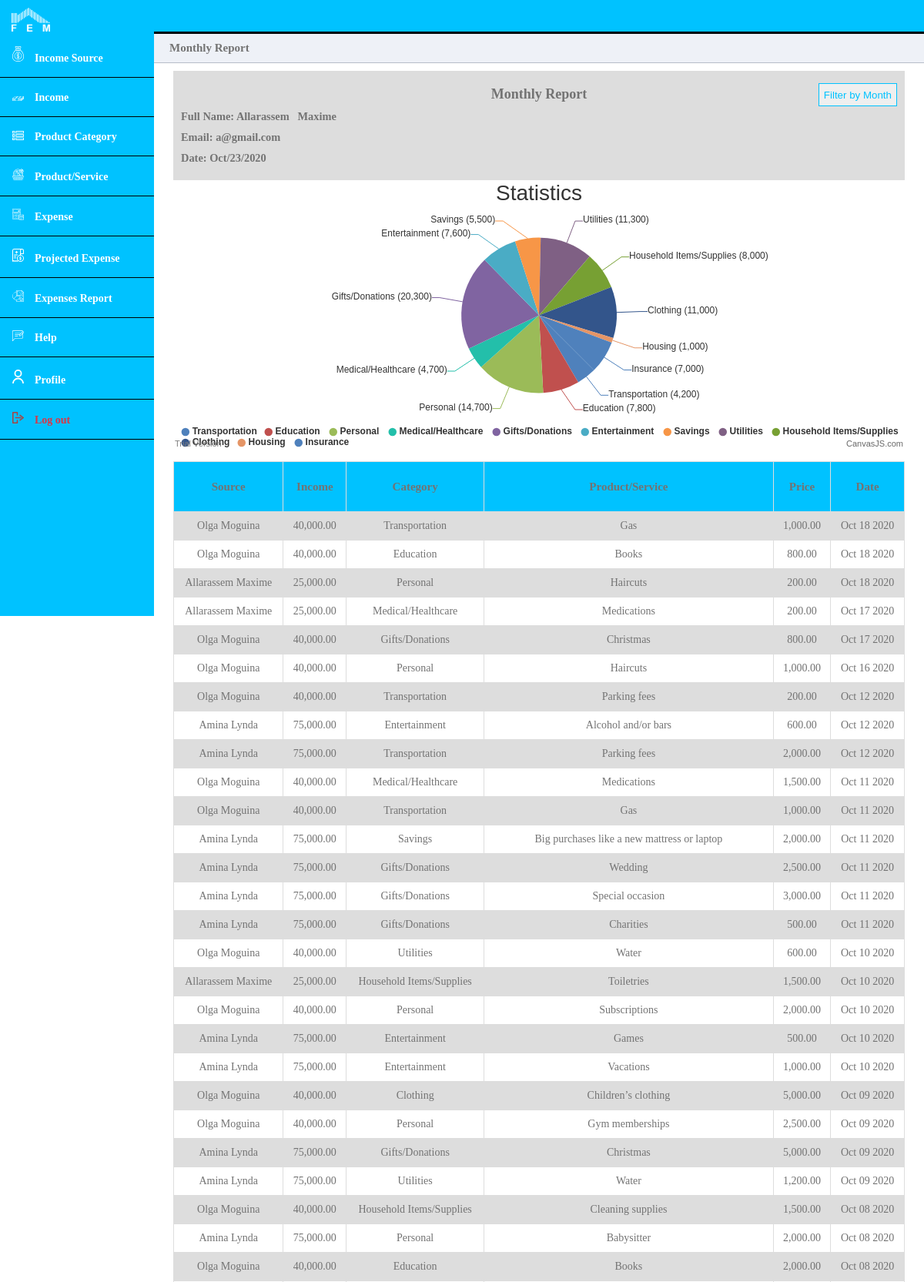
The page /monthly-report.php (signed in, upper part) on the database its author committed.
### tables this page shows
CREATE TABLE `User` (
  `user_id` int(11) NOT NULL,
  `first_name` varchar(50) NOT NULL,
  `last_name` varchar(50) NOT NULL,
  `user_email` varchar(100) NOT NULL,
  `is_admin` tinyint(1) NOT NULL DEFAULT 0,
  `user_password` varchar(200) NOT NULL,
  `created_at` date NOT NULL DEFAULT current_timestamp()
);

CREATE TABLE `Expense` (
  `expense_id` int(11) NOT NULL,
  `user_id` int(11) NOT NULL,
  `product_service_id` int(11) NOT NULL,
  `price` decimal(10,0) NOT NULL,
  `created_at` timestamp NOT NULL DEFAULT current_timestamp(),
  `income_id` int(11) NOT NULL
);

CREATE TABLE `Source` (
  `source_id` int(11) NOT NULL,
  `user_id` int(11) NOT NULL,
  `name` varchar(100) NOT NULL,
  `created_at` timestamp NOT NULL DEFAULT current_timestamp() ON UPDATE current_timestamp()
);

CREATE TABLE `Income` (
  `income_id` int(11) NOT NULL,
  `source_id` int(11) NOT NULL,
  `amount` decimal(10,0) NOT NULL,
  `created_at` timestamp NOT NULL DEFAULT current_timestamp(),
  `user_id` int(11) NOT NULL,
  `remaining_amount` decimal(10,0) NOT NULL
);

CREATE TABLE `ProductServiceCategory` (
  `category_id` int(11) NOT NULL,
  `user_id` int(11) NOT NULL,
  `name` varchar(100) NOT NULL,
  `created_at` timestamp NOT NULL DEFAULT current_timestamp()
);

CREATE TABLE `ProductService` (
  `product_service_id` int(11) NOT NULL,
  `product_service_category_id` int(11) NOT NULL,
  `name` varchar(100) NOT NULL,
  `created_at` timestamp NOT NULL DEFAULT current_timestamp(),
  `user_id` int(11) NOT NULL
);

### monthly-report.php (the view, shortened to what this page needs)
<?php
	require_once('config/db_connection.php');
	$user_id = $_SESSION['user_id'];
	$query   = "SELECT * FROM User WHERE user_id = '$user_id'";
	$results = mysqli_query($con, $query);
	if (mysqli_num_rows($results) == 1) {
		$profile_data = $results->fetch_assoc();
	}
	$the_year   = date("Y");
	$the_month  = date("m");
?>
<!DOCTYPE html>
<html>
	<head>
		<link rel="stylesheet" href="css/dashboard.css">
	</head>
	<body>
		<?php include('header.php'); ?>
		<div class="main-content">
			<div class="title-left" style="font-size: 15px; color: #737373;">
			Monthly Report
			</div>
			<div style="overflow-x:auto;" id="tblCustomers" cellspacing="0" cellpadding="0">
				<div class="report-title">
					<div style="font-size:18px; text-align:center;">Monthly Report</div>
					<div class="report-filter" onclick="shoFilterByMonth()" style="float: right; margin-top: -35px; font-size: 15px;">
						<button style=" color: #00C2FF; height: 30px;  cursor: pointer; border: 1px solid #00C2FF;">Filter by Month</button>
					</div>
					<div>Full Name: <?php echo $profile_data['first_name']; ?>&nbsp;&nbsp; <?php echo $profile_data['last_name']; ?></div>
					<div>Email: <?php echo $profile_data['user_email']; ?></div>
					<div>Date: <?php echo  date("M"); ?>/<?php echo  date("d"); ?>/<?php echo  date("Y"); ?></div>
				</div>
				<div id="chartContainer" style="height: 350px; width: 95%; margin-left: auto; margin-right: auto;"></div>
				<table style="margin-top: 15px;">
					<?php
						$query1 = "SELECT * FROM Expense WHERE user_id = '$user_id' AND YEAR(created_at) = '$the_year' AND MONTH(created_at) = '$the_month' ORDER BY created_at DESC";
						$results = mysqli_query($con, $query1);
						if (mysqli_num_rows($results) > 0) {
							?>
								<tr style="height: 65px; font-size: 15px; color: #737373;">
									<th style="color: #737373;">Source</th>
									<th style="color: #737373;">Income</th>
									<th style="color: #737373;">Category</th>
									<th style="color: #737373;">Product/Service</th>
									<th style="color: #737373;">Price</th>
									<th style="color: #737373;">Date</th>
								</tr>
							<?php
							while($row = $results->fetch_assoc()) {
								$product_service_id = $row['product_service_id'];
								$query   = "SELECT * FROM ProductService WHERE product_service_id = '$product_service_id'";
								$result2 = mysqli_query($con, $query);
								if (mysqli_num_rows($result2) == 1) {
									$product_service_data = $result2->fetch_assoc();
								}
								$product_category_id = $product_service_data['product_service_category_id'];
								$query   = "SELECT * FROM ProductServiceCategory WHERE category_id = '$product_category_id'";
								$result3 = mysqli_query($con, $query);
								if (mysqli_num_rows($result3) == 1) {
									$product_category_data = $result3->fetch_assoc();
								}
								$income_id = $row['income_id'];
								$income_query   = "SELECT * FROM Income WHERE income_id = '$income_id'";
								$income_result  = mysqli_query($con, $income_query);
								if (mysqli_num_rows($income_result) == 1) {
									$income_data = $income_result->fetch_assoc();
								}
								$source_id = $income_data['source_id'];
								$source_query   = "SELECT * FROM Source WHERE source_id = '$source_id'";
								$source_result  = mysqli_query($con, $source_query);
								if (mysqli_num_rows($source_result) == 1) {
									$source_data = $source_result->fetch_assoc();
								}
								?>
									<tr>
										<td><?php echo $source_data['name'] ?></td>
										<td><?php echo number_format($income_data['amount'], 2) ?></td>
										<td><?php echo $product_category_data['name'] ?></td>
										<td><?php echo $product_service_data['name'] ?></td>
										<td><?php echo number_format($row['price'], 2) ?></td>
										<td><?php echo date('M d Y',strtotime($row['created_at'])) ?></td>
									</tr>
								<?php
							}
						} else {
							?>
								<div style="font-size: 15px; color: #737373; margin-top: 50px; text-align: center;">No data</div>
							<?php
						}
					?>
				</table>
			</div>
		</div>
		<br><br><br>
	</body>
</html>

### css/dashboard.css (style rules this page uses)
* { box-sizing: border-box; }
body { margin: 0; padding: 0; }
table { border-collapse: collapse; width: 95%; margin: auto; color: #737373; font-size: 14px; margin-top: 15px; }
td, th { border: 1px solid #dddddd; text-align: left; padding: 10px; text-align: center; }
table tr th { background-color: #00C2FF; color: #233245; }
tr:nth-child(even) { background-color: #dddddd; }
.main-content { padding: 40px; margin-top: 0; padding: 0; padding-top: 44px; height: 100%; overflow: scroll; }
.main-content .title-left { background-color: #eef1f7; border-bottom: 1px solid #b8bec9; padding: 10px 20px; font-weight: 700; color: #333; font-size: 16px; }
.report-title { font-size: 12px; color: #737373; margin-top: 10px; background-color: #dddddd; margin-left: 2.5%; margin-right: 2.5%; padding-bottom: 10px; padding-top: 10px; }
.report-title div { margin: 10px; font-weight: bold; font-size: larger; }
@media only screen and (min-width: 300px) { table { border-collapse: collapse; width: 95%; margin: auto; } }
@media only screen and (min-width: 600px) { table { border-collapse: collapse; width: 95%; margin: auto; } }
@media only screen and (min-width: 600px) { .main-content { margin-left: 70px; } }
@media only screen and (min-width: 800px) { table { border-collapse: collapse; width: 95%; margin: auto; } }
@media only screen and (min-width: 800px) { .main-content { margin-left: 200px; } }
@media screen and (min-width: 1024px) { table { border-collapse: collapse; width: 95%; margin: auto; } }

### rows shown on the page
user: first_name "Allarassem", last_name "Maxime", user_email "a@gmail.com"
expense: source.name "Olga Moguina", income.amount "40,000.00", productservicecategory.name "Transportation", product_service.name "Gas", price "1,000.00", created_at "Oct 18 2020"
expense: source.name "Olga Moguina", income.amount "40,000.00", productservicecategory.name "Education", product_service.name "Books", price "800.00", created_at "Oct 18 2020"
expense: source.name "Allarassem Maxime", income.amount "25,000.00", productservicecategory.name "Personal", product_service.name "Haircuts", price "200.00", created_at "Oct 18 2020"
expense: source.name "Allarassem Maxime", income.amount "25,000.00", productservicecategory.name "Medical/Healthcare", product_service.name "Medications", price "200.00", created_at "Oct 17 2020"
expense: source.name "Olga Moguina", income.amount "40,000.00", productservicecategory.name "Gifts/Donations", product_service.name "Christmas", price "800.00", created_at "Oct 17 2020"
expense: source.name "Olga Moguina", income.amount "40,000.00", productservicecategory.name "Personal", product_service.name "Haircuts", price "1,000.00", created_at "Oct 16 2020"
expense: source.name "Olga Moguina", income.amount "40,000.00", productservicecategory.name "Transportation", product_service.name "Parking fees", price "200.00", created_at "Oct 12 2020"
expense: source.name "Amina Lynda", income.amount "75,000.00", productservicecategory.name "Entertainment", product_service.name "Alcohol and/or bars", price "600.00", created_at "Oct 12 2020"
expense: source.name "Amina Lynda", income.amount "75,000.00", productservicecategory.name "Transportation", product_service.name "Parking fees", price "2,000.00", created_at "Oct 12 2020"
expense: source.name "Olga Moguina", income.amount "40,000.00", productservicecategory.name "Medical/Healthcare", product_service.name "Medications", price "1,500.00", created_at "Oct 11 2020"
expense: source.name "Olga Moguina", income.amount "40,000.00", productservicecategory.name "Transportation", product_service.name "Gas", price "1,000.00", created_at "Oct 11 2020"
expense: source.name "Amina Lynda", income.amount "75,000.00", productservicecategory.name "Savings", product_service.name "Big purchases like a new mattress or laptop", price "2,000.00", created_at "Oct 11 2020"
expense: source.name "Amina Lynda", income.amount "75,000.00", productservicecategory.name "Gifts/Donations", product_service.name "Wedding", price "2,500.00", created_at "Oct 11 2020"
expense: source.name "Amina Lynda", income.amount "75,000.00", productservicecategory.name "Gifts/Donations", product_service.name "Special occasion", price "3,000.00", created_at "Oct 11 2020"
expense: source.name "Amina Lynda", income.amount "75,000.00", productservicecategory.name "Gifts/Donations", product_service.name "Charities", price "500.00", created_at "Oct 11 2020"
expense: source.name "Olga Moguina", income.amount "40,000.00", productservicecategory.name "Utilities", product_service.name "Water", price "600.00", created_at "Oct 10 2020"
expense: source.name "Allarassem Maxime", income.amount "25,000.00", productservicecategory.name "Household Items/Supplies", product_service.name "Toiletries", price "1,500.00", created_at "Oct 10 2020"
expense: source.name "Olga Moguina", income.amount "40,000.00", productservicecategory.name "Personal", product_service.name "Subscriptions", price "2,000.00", created_at "Oct 10 2020"
expense: source.name "Amina Lynda", income.amount "75,000.00", productservicecategory.name "Entertainment", product_service.name "Games", price "500.00", created_at "Oct 10 2020"
expense: source.name "Amina Lynda", income.amount "75,000.00", productservicecategory.name "Entertainment", product_service.name "Vacations", price "1,000.00", created_at "Oct 10 2020"
expense: source.name "Olga Moguina", income.amount "40,000.00", productservicecategory.name "Clothing", product_service.name "Children’s clothing", price "5,000.00", created_at "Oct 09 2020"
expense: source.name "Olga Moguina", income.amount "40,000.00", productservicecategory.name "Personal", product_service.name "Gym memberships", price "2,500.00", created_at "Oct 09 2020"
expense: source.name "Amina Lynda", income.amount "75,000.00", productservicecategory.name "Gifts/Donations", product_service.name "Christmas", price "5,000.00", created_at "Oct 09 2020"
expense: source.name "Amina Lynda", income.amount "75,000.00", productservicecategory.name "Utilities", product_service.name "Water", price "1,200.00", created_at "Oct 09 2020"
expense: source.name "Olga Moguina", income.amount "40,000.00", productservicecategory.name "Household Items/Supplies", product_service.name "Cleaning supplies", price "1,500.00", created_at "Oct 08 2020"
expense: source.name "Amina Lynda", income.amount "75,000.00", productservicecategory.name "Personal", product_service.name "Babysitter", price "2,000.00", created_at "Oct 08 2020"
expense: source.name "Olga Moguina", income.amount "40,000.00", productservicecategory.name "Education", product_service.name "Books", price "2,000.00", created_at "Oct 08 2020"
